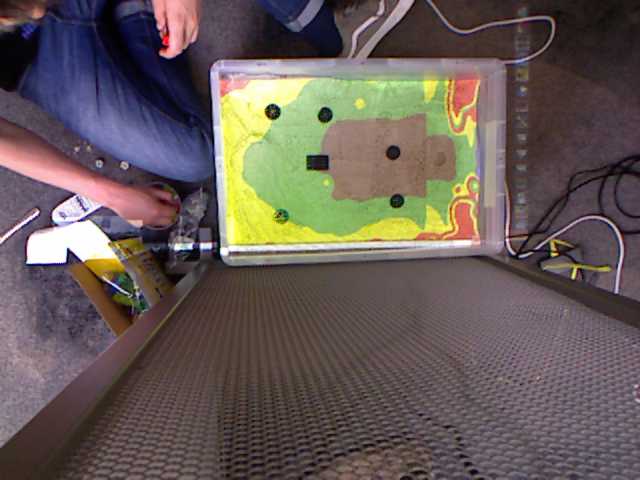
#> input picture notebooks/prototype_notebooks/Hackathon 2018/test_images/test_frameb5.png, 640 x 480 px, found by its file name
$ jupyter execute --allow-errors 'Hackathon - Fab - Image recognition.ipynb'   (shell and % lines are left out)   (older library calls are emulated)
#> lines starting #> are read from the running program, lines starting #| are printed output that depends on the picture; after the words box and inside, x2 and y2 are one past the last pixel; in counts of white or black regions, pixels touching at a corner belong together
[cell 1]
import cv2
import argparse
import imutils
from PIL import Image
import matplotlib.pyplot as plt
import numpy as np
from IPython.core.pylabtools import figsize
figsize(15, 6)

[cell 2]
#im = Image.open("test_frame5.png")
#im.show()

[cell 3]
image = cv2.imread("test_frameb5.png")
#> image is the input picture: shape (480, 640, 3); mean B, G, R 87.4, 91.5, 102.5
image = image[80:260 ,230:450]
#> image: shape (180, 220, 3)
gray = cv2.cvtColor(image, cv2.COLOR_BGR2GRAY)
blurred = cv2.GaussianBlur(gray, (5, 5), 0)
thresh = cv2.threshold(blurred, 80, 255, cv2.THRESH_BINARY)[1]
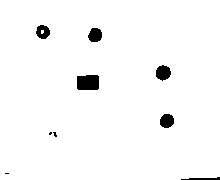
#> thresh: shape (180, 220); 97.4% white; 9 black regions (3 under 20 px)

[cell 4]
plt.imshow(thresh)
#> (this line was passed over: IPython is not available in this run)
plt.show()

[cell 5]
cnts = cv2.findContours(thresh.copy(), cv2.RETR_EXTERNAL,
	cv2.CHAIN_APPROX_SIMPLE)
#> cnts = 1 contour; box (x1, y1, x2, y2) and area: (0, 0, 220, 180) 39130
cnts = cnts[0] if imutils.is_cv2() else cnts[1]

[cell 6]
# loop over the contours
for c in cnts:
	# compute the center of the contour
	M = cv2.moments(c)
	cX = int(M["m10"] / M["m00"])
	cY = int(M["m01"] / M["m00"])

	# draw the contour and center of the shape on the image
	cv2.drawContours(image, [c], -1, (0, 255, 0), 2)
	cv2.circle(image, (cX, cY), 7, (255, 255, 255), -1)
	cv2.putText(image, "center", (cX - 20, cY - 20),
		cv2.FONT_HERSHEY_SIMPLEX, 0.5, (255, 255, 255), 2)

	# show the image
	cv2.imshow("Image", image)
	cv2.waitKey(0)
#> this loop made 1 pass
#> (cX, cY) on pass 1: (109, 89)
#> pass 1, `cv2.imshow("Image", image)`:
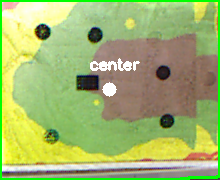
#> window 'Image': shape (180, 220, 3); mean B, G, R 109.1, 182.1, 161.5

[cell 7]
def detect_circle(image):
    output = image.copy()
    gray = cv2.cvtColor(image, cv2.COLOR_BGR2GRAY)
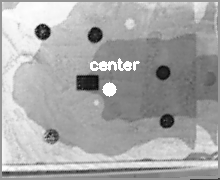
#> gray: shape (180, 220); min 5, max 255, mean 167.6
    blurred = cv2.GaussianBlur(gray, (5, 5), 0)
    thresh = cv2.threshold(blurred, 80, 255, cv2.THRESH_BINARY)[1]
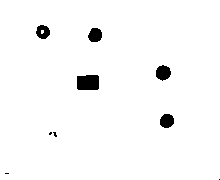
#> thresh: shape (180, 220); 97.5% white; 9 black regions (4 under 20 px), largest, box (x1, y1, x2, y2) and area: (77, 75, 99, 90) 318, (156, 65, 171, 81) 178, (160, 114, 174, 128) 159, (88, 28, 102, 42) 157, (36, 25, 50, 39) 140
    #circles = cv2.HoughCircles(gray, cv2.HOUGH_GRADIENT, 1.2 100)
    circles = cv2.HoughCircles(thresh, cv2.HOUGH_GRADIENT, 1, 2, np.array([]), 200, 8, 4, 8)
#> circles = [[162.5, 72.5, 7.4], [166.5, 120.5, 7.4], [94.5, 34.5, 7.4], [42.5, 30.5, 7.4], [42.5, 32.5, 6.2]]

    #cnts = cv2.findContours(thresh.copy(), cv2.RETR_EXTERNAL,
    #cv2.CHAIN_APPROX_SIMPLE)
    #cnts = cnts[0] if imutils.is_cv2() else cnts[1]

    if circles is not None:
        # convert the (x, y) coordinates and radius of the circles to integers
        circles = np.round(circles[0, :]).astype("int")
#> circles = [[162, 72, 7], [166, 120, 7], [94, 34, 7], [42, 30, 7], [42, 32, 6]]
        print(circles)
#| [[162  72   7]
#|  [166 120   7]
#|  [ 94  34   7]
#|  [ 42  30   7]
#|  [ 42  32   6]]

    # loop over the (x, y) coordinates and radius of the circles
        for (x, y, r) in circles:
            # draw the circle in the output image, then draw a rectangle
            # corresponding to the center of the circle
            cv2.circle(output, (x, y), r, (0, 255, 0), 4)
            cv2.rectangle(output, (x - 5, y - 5), (x + 5, y + 5), (0, 128, 255), -1)
#> this loop made 5 passes
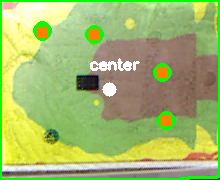
#> output: shape (180, 220, 3); 2.76% of pixels changed, all inside (x1, y1, x2, y2) = (33, 21, 176, 130)
        out_image=np.hstack([image, output])
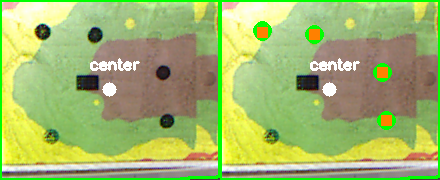
#> out_image: shape (180, 440, 3); mean B, G, R 108.3, 183.6, 162

    #for c in cnts:
    #    # compute the center of the contour
    #    M = cv2.moments(c)
    #    cX = int(M["m10"] / M["m00"])
    #    cY = int(M["m01"] / M["m00"])
    #
    #    # draw the contour and center of the shape on the image
    #    cv2.drawContours(out_image, [c], -1, (0, 255, 0), 2)
    #    cv2.circle(out_image, (cX, cY), 7, (255, 255, 255), -1)
    #    cv2.putText(out_image, "center", (cX - 20, cY - 20),
    #        cv2.FONT_HERSHEY_SIMPLEX, 0.5, (255, 255, 255), 2)
    #
    plt.imshow(out_image)
#> (this line was passed over: IPython is not available in this run)
    plt.show()

[cell 8]
detect_circle(image)

[cell 9]
plt.imshow(thresh)
#> (this line was passed over: IPython is not available in this run)
plt.show()

[cell 10]
circles = cv2.HoughLinesP(thresh, cv2.HOUGH_GRADIENT, 1, 2, np.array([]), 200, 8)
#> circles = 39 rows, first 6: [0, 18, 219, 119], [0, 69, 219, 169], [0, 54, 219, 154], [0, 57, 219, 157], [0, 86, 200, 177], [0, 63, 219, 163]

[cell 11]
import cv2
import argparse
import imutils
from PIL import Image
import matplotlib.pyplot as plt
import numpy as np
from IPython.core.pylabtools import figsize
figsize(15, 6)

[cell 12]
image = cv2.imread("test_frameb5.png")
raw_image = image[80:260 ,230:450]

#cv2.imshow('Original Image', raw_image)
#cv2.waitKey(0)

bilateral_filtered_image = cv2.bilateralFilter(raw_image, 5, 175, 175)
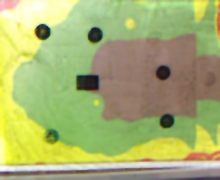
#> bilateral_filtered_image: shape (180, 220, 3); mean B, G, R 112.4, 177.5, 167.7
#cv2.imshow('Bilateral', bilateral_filtered_image)
#cv2.waitKey(0)

gray = cv2.cvtColor(bilateral_filtered_image, cv2.COLOR_BGR2GRAY)
blurred = cv2.GaussianBlur(gray, (5, 5), 0)
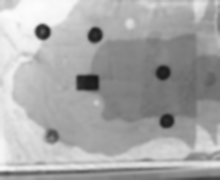
#> blurred: shape (180, 220); min 23, max 252, mean 167.1
thresh = cv2.threshold(blurred, 80, 255, cv2.THRESH_BINARY)[1]
#> thresh: shape (180, 220); 97.5% white; 7 black regions (1 under 20 px), largest, box (x1, y1, x2, y2) and area: (77, 75, 99, 90) 313, (156, 66, 171, 80) 174, (160, 114, 174, 128) 156, (89, 28, 102, 42) 150, (36, 25, 50, 39) 133, (188, 178, 220, 180) 58
edge_detected_image = cv2.Canny(thresh, 75, 200)
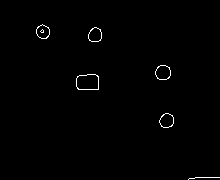
#> edge_detected_image: shape (180, 220); 0.72% white in thin lines or dots, all inside (x1, y1, x2, y2) = (36, 24, 220, 180)
cv2.imshow('Edge', edge_detected_image)
#cv2.waitKey(0)

_, contours, hierarchy = cv2.findContours(edge_detected_image, cv2.RETR_EXTERNAL, cv2.CHAIN_APPROX_SIMPLE)
#> contours = 6 contours, 1 with area under 20; largest, box (x1, y1, x2, y2) and area: (76, 74, 99, 90) 310, (155, 65, 171, 80) 174, (159, 113, 174, 128) 155, (88, 27, 102, 42) 148, (36, 24, 50, 39) 140

contour_list = []
for contour in contours:
    M = cv2.moments(contour)
    if M["m00"] != 0:
        cX = int(M["m10"] / M["m00"])
        cY = int(M["m01"] / M["m00"])
        #cv2.circle(raw_image, (cX, cY), 7, (255, 255, 255), -1)
    else:
        cX = 0
        cY = 0

    approx = cv2.approxPolyDP(contour,0.01*cv2.arcLength(contour,True),True)
    area = cv2.contourArea(contour)
    if ((len(approx) > 8) & (len(approx) < 23) & (area > 30) ):
        contour_list.append(contour)
#> this loop made 6 passes
#> (cX, cY, area) on passes 2 to 6: (166, 120, 155), (87, 81, 309.5), (162, 72, 173.5), (94, 34, 148), (42, 31, 139.5)
#> after the loop, contour_list = 5 contours; box (x1, y1, x2, y2) and area: (76, 74, 99, 90) 310, (155, 65, 171, 80) 174, (159, 113, 174, 128) 155, (88, 27, 102, 42) 148, (36, 24, 50, 39) 140

cv2.drawContours(raw_image, contour_list,  -1, (255,0,0), 2)
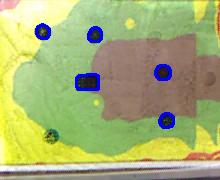
#> raw_image: shape (180, 220, 3); mean B, G, R 116.3, 175.6, 166
cv2.imshow('Objects Detected',raw_image)
#cv2.waitKey(0)

[cell 13]
plt.imshow(raw_image)
#> (this line was passed over: IPython is not available in this run)
plt.show()

[cell 14]
M
#> Out = moments, m00 139.5, centre m10/m00, m01/m00 = (42.58, 31.46)

$ run again, with notebooks/prototype_notebooks/Hackathon 2018/test_images/test_frame1.png copied over notebooks/prototype_notebooks/Hackathon 2018/test_images/test_frameb5.png
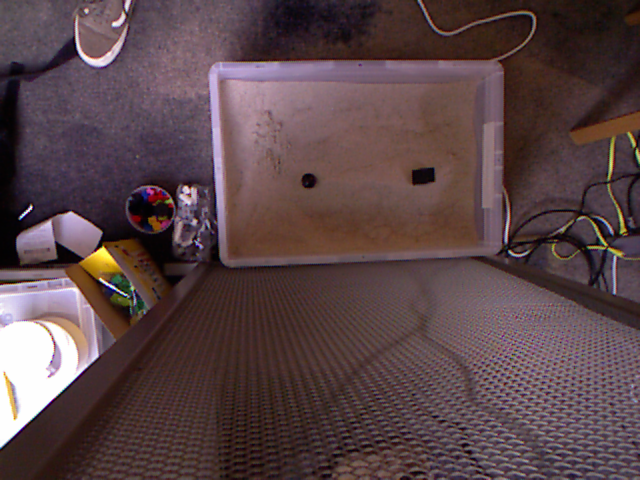
#> input picture notebooks/prototype_notebooks/Hackathon 2018/test_images/test_frame1.png, 640 x 480 px, found by its file name
#> image is the input picture: shape (480, 640, 3); mean B, G, R 71.7, 68.8, 89.3
#> cnts = 3 contours; box (x1, y1, x2, y2) and area: (0, 0, 220, 146) 27210, (9, 162, 220, 180) 1695, (212, 47, 220, 56) 38
#> the loop `for c in cnts:` made 3 passes
#> (cX, cY) on passes 1 to 3: (144, 173), (215, 50), (106, 63)
#> in detect_circle, `circles = cv2.HoughCircles(thresh, cv2.HOUGH_GRADIENT, 1, 2, np.array(..`: circles = [[128.5, 149.5, 6.2]]
#> in detect_circle, `circles = np.round(circles[0, :]).astype("int")`: circles = [[128, 150, 6]]
#| [[128 150   6]]
#> the loop in detect_circle, `for (x, y, r) in circles:` made 1 pass
#> `circles = cv2.HoughLinesP(thresh, cv2.HOUGH_GRADIENT, 1, 2, np.array([..`: circles = [[0, 32, 204, 125], [0, 21, 215, 119], [0, 27, 208, 122], [0, 24, 210, 120], [19, 0, 219, 91], [0, 36, 200, 127], [16, 0, 219, 93], [11, 0, 219, 95], [0, 28, 207, 123]]
#> edge_detected_image: shape (180, 220); 2.2% white in thin lines or dots, all inside (x1, y1, x2, y2) = (0, 29, 220, 180)
#> contours = 14 contours, 11 with area under 20; largest, box (x1, y1, x2, y2) and area: (176, 82, 207, 107) 562, (67, 91, 91, 112) 342, (22, 115, 220, 140) 30
#> the loop `for contour in contours:` made 14 passes
#> (cX, cY, area) on passes 6 to 8: (106, 127, 30.5), (78, 101, 342.5), (191, 94, 561.5)
#> after the loop `for contour in contours:`: contour_list = 3 contours; box (x1, y1, x2, y2) and area: (176, 82, 207, 107) 562, (67, 91, 91, 112) 342, (22, 115, 220, 140) 30
#> `cv2.drawContours(raw_image, contour_list,  -1, (255,0,0), 2)`:
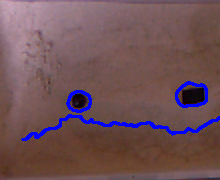
#> raw_image: shape (180, 220, 3); mean B, G, R 87.1, 81.6, 111
#> Out = moments, m00 3, centre m10/m00, m01/m00 = (197.2, 30.94)
